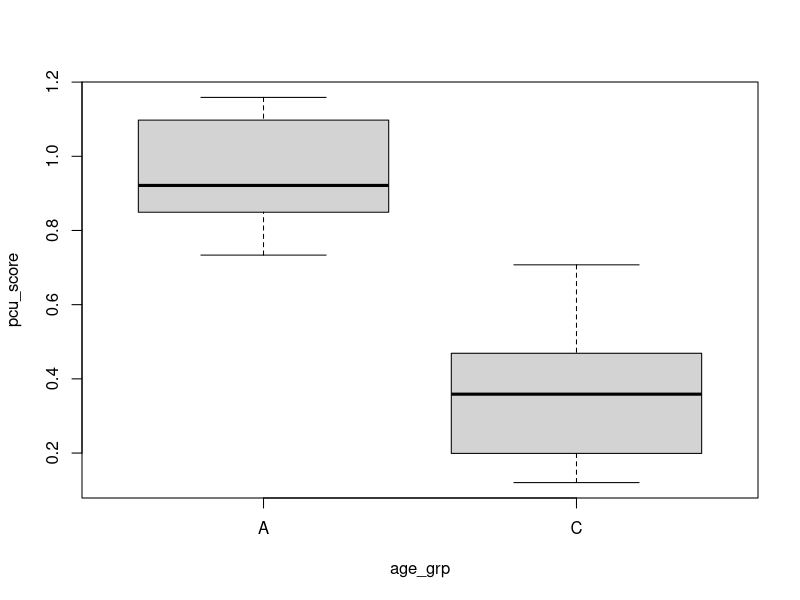

Recreate this plot in R.
## ---- chunk 1
game.wmc <- read.table("kr_gamewmc.txt", header=T)
game.wmc$accuracy <- game.wmc$Phit + game.wmc$PcorrectRejection
## ---- chunk 2

# single main effect models
fm.a <- lm(accuracy ~ age_grp, game.wmc)
fm.g <- lm(accuracy ~ gender, game.wmc)

# both main effects
fm.ag <- lm(accuracy ~ age_grp + gender, game.wmc)

# main effects and interaction
fm.ag <- lm(accuracy ~ age_grp * gender, game.wmc)

# this a shorthand for writing
fm.ag2 <- lm(accuracy ~ age_grp + gender + age_grp:gender, game.wmc)

## ---- chunk 3
anova(fm.ag)
## ---- chunk 4

anova(fm.ag)
library(car)
Anova(fm.ag, type=3)

## ---- chunk 5
with(game.wmc, table(age_grp, gender))
## ---- chunk 6
# for checking what the defaults contrasts are 
options("contrasts")


# For setting orthogonal contrasts, 
# sum to zero for factors, polynomial for ordered.
#
# ALWAYS SET ORTHOGONAL CONTRASTS BEFORE USING TYPE III SUM OF SQUARES
#
options(contrasts = c("contr.sum", "contr.poly"))
fm.ag <- lm(accuracy ~ age_grp * gender, game.wmc)
Anova(fm.ag, type=3)

# By default, R uses treatment contrast for factors. 
# This DOES NOT WORK correctly with type III Sum of Squares. 
#
# DO NOT USE TREATMENT CONTRAST WITH TYPE III SUM OF SQUARES.  
#
options(contrasts = c("contr.treatment", "contr.poly")) 
fm.ag <- lm(accuracy ~ age_grp * gender, game.wmc)
Anova(fm.ag, type=3)

## ---- chunk 7
boxplot(pcu_score ~ age_grp, game.wmc)
## ---- chunk 8

fm.wmc <- lm(accuracy ~ pcu_score, game.wmc) 
summary(fm.wmc)
anova(fm.wmc) # ok to use type I Sum of Squares, because we have only one predictor

fm.age <- lm(accuracy ~ age_grp, game.wmc) 
summary(fm.age)
anova(fm.wmc)
## ---- chunk 9
options(contrasts = c("contr.sum", "contr.poly"))
fm.axw <- lm(accuracy ~ pcu_score + age_grp, game.wmc) 
summary(fm.axw)
Anova(fm.axw, type=3)
## ---- chunk 10
anova(fm.axw)
